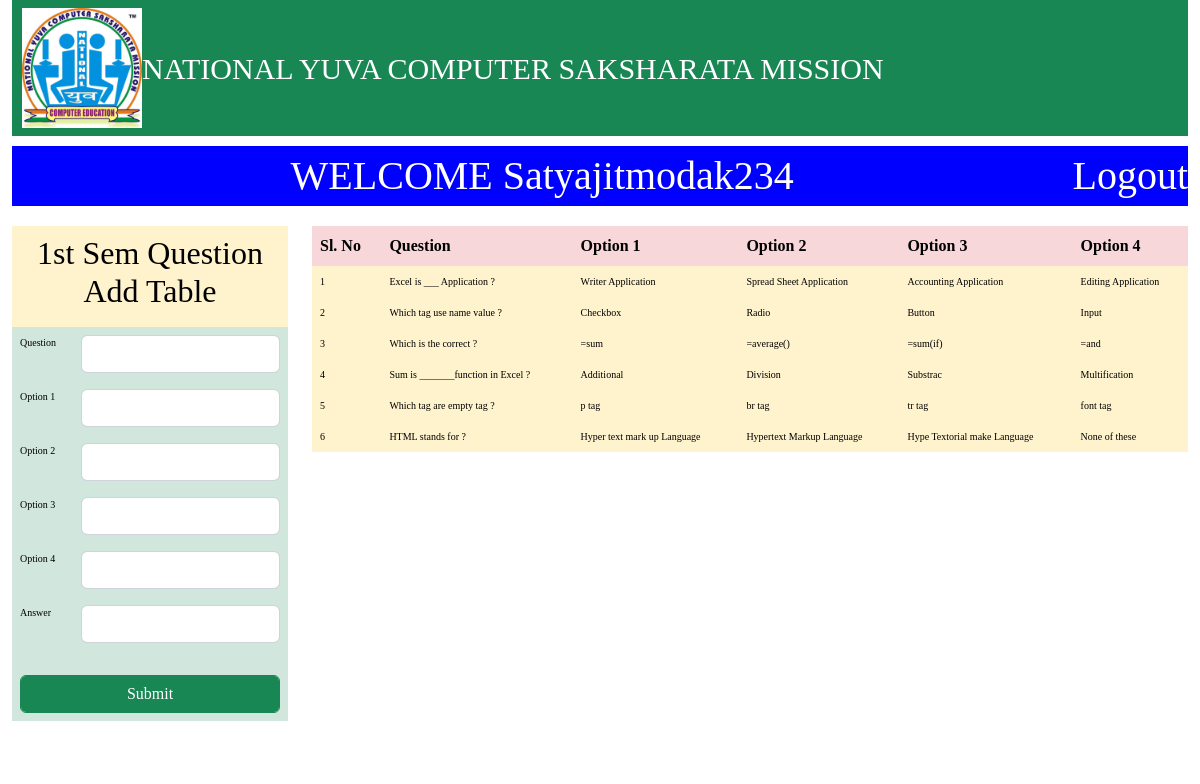
The app's page /admin/add_ques2.php (signed in) with its own data.
### tables this page shows
CREATE TABLE `add_ques2` (
  `id` int(11) NOT NULL,
  `ques` varchar(200) NOT NULL,
  `opt1` varchar(60) NOT NULL,
  `opt2` varchar(60) NOT NULL,
  `opt3` varchar(60) NOT NULL,
  `opt4` varchar(60) NOT NULL,
  `ans` int(11) NOT NULL
);

### admin/add_ques2.php (the view, shortened to what this page needs)
<?php
include_once('connfig.php');
include_once('header.php');
$a = 1;
?>
<!DOCTYPE html>
<html>
<head>
	<link href="https://cdn.jsdelivr.net/npm/bootstrap@5.2.0-beta1/dist/css/bootstrap.min.css" rel="stylesheet">
</head>
<body>
<div class="contioner-fluid">
	<div class="row">
		<div class="col-sm-12">
			<div class="head">
				WELCOME <?php if (isset($_SESSION['username'])){
					echo $_SESSION['username'];
				} ?>
				<a href="logout.php" style="float: right; color: white; text-decoration: none;">Logout</a>
			</div>
			<div class="row">
				<div class="col-sm-3" style="margin-top: 20px;">
					<form action="add_ques2c.php" method="post">
						<center><table class="table table-success table-borderless">
							<tr class="table-warning" align="center"><td colspan="2"><h2>1st Sem Question Add Table</h2></td></tr>
							<tr><td>Question</td><td><input class="form-control" type="text" name="ques"></td></tr>
							<tr><td>Option 1</td><td><input class="form-control" type="text" name="opt1"></td></tr>
							<tr><td>Option 2</td><td><input class="form-control" type="text" name="opt2"></td></tr>
							<tr><td>Option 3</td><td><input class="form-control" type="text" name="opt3"></td></tr>
							<tr><td>Option 4</td><td><input class="form-control" type="text" name="opt4"></td></tr>
							<tr><td>Answer</td><td><input class="form-control" type="text" name="ans"></td></tr>
							<tr><td colspan="2"></td></tr>
							<tr align="center"><td colspan="2"><input class="btn btn-success form-control" type="submit" name="submit" value="Submit"></td></tr>
						</table></center>
					</form>
				</div>
				<div class="col-sm-9" style="margin-top: 20px;">
					<table class="table table-borderless">
						<tr class="table table-danger"><th>Sl. No</th><th>Question</th><th>Option 1</th><th>Option 2</th><th>Option 3</th><th>Option 4</th></tr>
						<?php
						$quer = "SELECT * FROM add_ques2 order by id desc limit 15";
						$run = mysqli_query($conn,$quer);
						while ($rows = mysqli_fetch_assoc($run)) {
							echo "<tr class = 'table table-warning'><td>";
							echo $a++;
							echo "</td><td>";
							echo $rows['ques'];
							echo "</td><td>";
							echo $rows['opt1'];
							echo "</td><td>";
							echo $rows['opt2'];
							echo "</td><td>";
							echo $rows['opt3'];
							echo "</td><td>";
							echo $rows['opt4'];
							echo "</td></tr>";
							?>
							<?php 	} ?>
					</table>
				</div>
			</div>
			<a href="logout.php" style="float: right; color: white; text-decoration: none;">Logout</a>
		</div>
	</div>
</div>
</body>
</html>

### admin/header.php (style rules this page uses)
* { font-family: Apple Chancery; }

### admin/add_ques2.php (style rules this page uses)
tr td { font-size: 10px; }
.head { margin-top: 10px; background-color: blue; color:white; font-size: 40px; text-align: center; }

### records on screen
add_ques2: ques "Excel is ___ Application ?", opt1 "Writer Application", opt2 "Spread Sheet Application", opt3 "Accounting Application", opt4 "Editing Application"
add_ques2: ques "Which tag use name value ?", opt1 "Checkbox", opt2 "Radio", opt3 "Button", opt4 "Input"
add_ques2: ques "Which is the correct ?", opt1 "=sum", opt2 "=average()", opt3 "=sum(if)", opt4 "=and"
add_ques2: ques "Sum is _______function in Excel ?", opt1 "Additional", opt2 "Division", opt3 "Substrac", opt4 "Multification"
add_ques2: ques "Which tag are empty tag ?", opt1 "p tag", opt2 "br tag", opt3 "tr tag", opt4 "font tag"
add_ques2: ques "HTML stands for ?", opt1 "Hyper text mark up Language", opt2 "Hypertext Markup Language", opt3 "Hype Textorial make Language", opt4 "None of these"

### other values on screen
$_SESSION['username'] "Satyajitmodak234"
